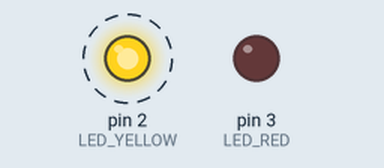
Recording of a sketch running on a simulated Arduino Uno, built with avr-gcc and run on an emulated ATmega328P. On the bench: output pins drawn as LEDs (lit = HIGH). Dashed ring = blinking.

Above: at 0.5 s.
Timing chart, 0 to 4.6 s (numbered marks = the images above):
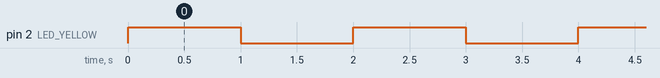

The sketch:

RGB_LED.ino
```cpp
const int LED_YELLOW = 2;
const int LED_RED = 3;
const int DELAY_TIME = 1000;

void setup() {
  // put your setup code here, to run once:
  pinMode(LED_YELLOW, OUTPUT);
  pinMode(LED_RED, OUTPUT);
}

void loop() {
  // put your main code here, to run repeatedly:
  digitalWrite(LED_YELLOW, HIGH);
  //digitalWrite(LED_RED, HIGH);
  delay(DELAY_TIME);
  digitalWrite(LED_YELLOW, LOW);
  //digitalWrite(LED_RED, LOW);
  delay(DELAY_TIME);
}
```

Measured:
- by itself, pin 2 (LED_YELLOW): alternates HIGH for 1.0 s and LOW for 1.0 s
